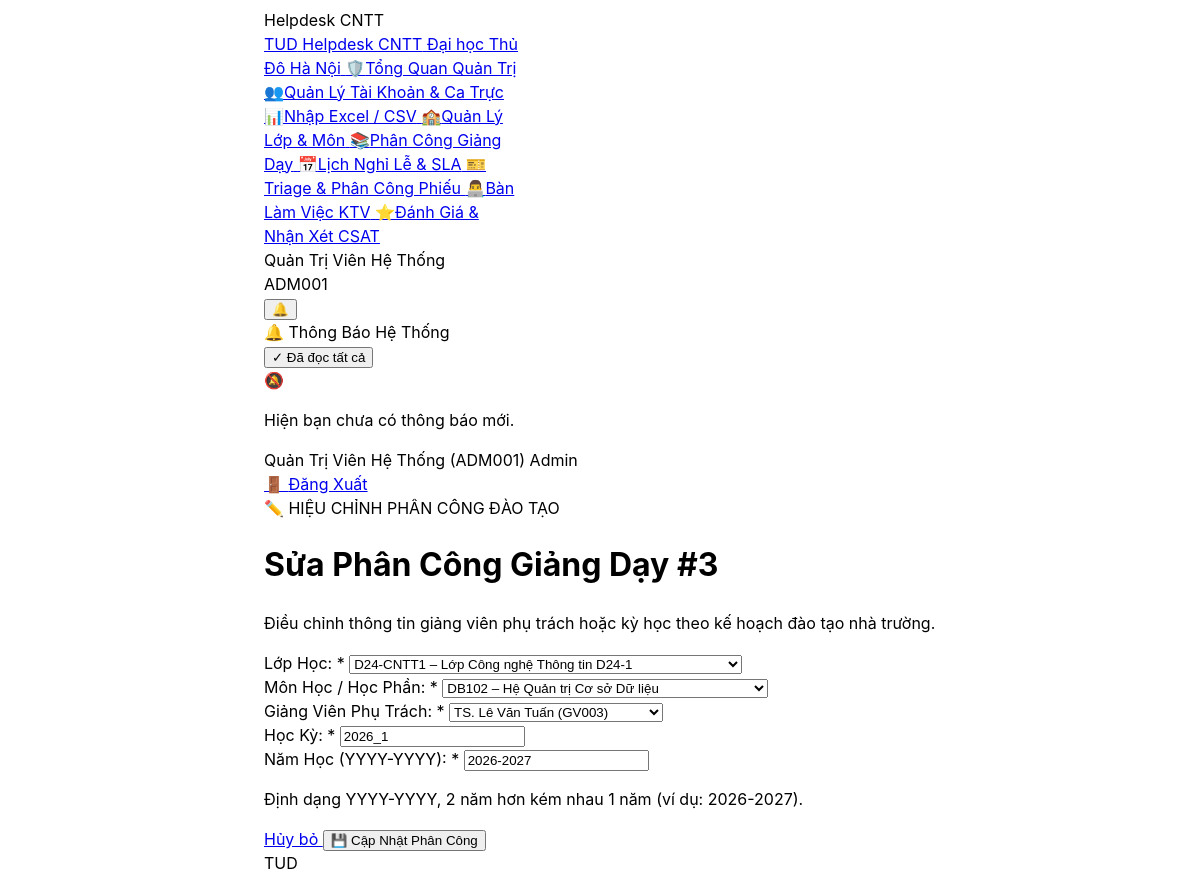
The app's page /assignments/index.php?action=edit&id=3 (signed in, upper part), older data.
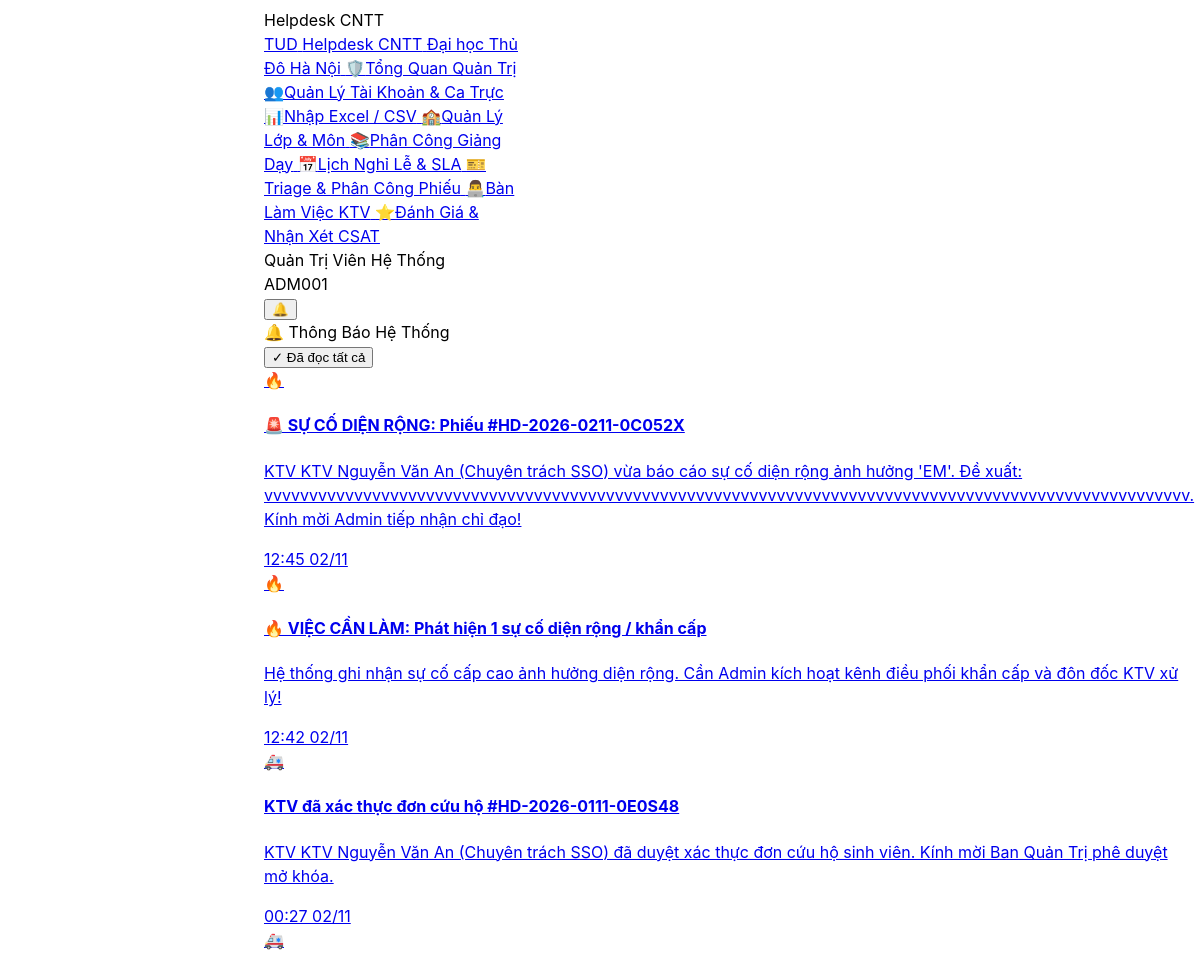
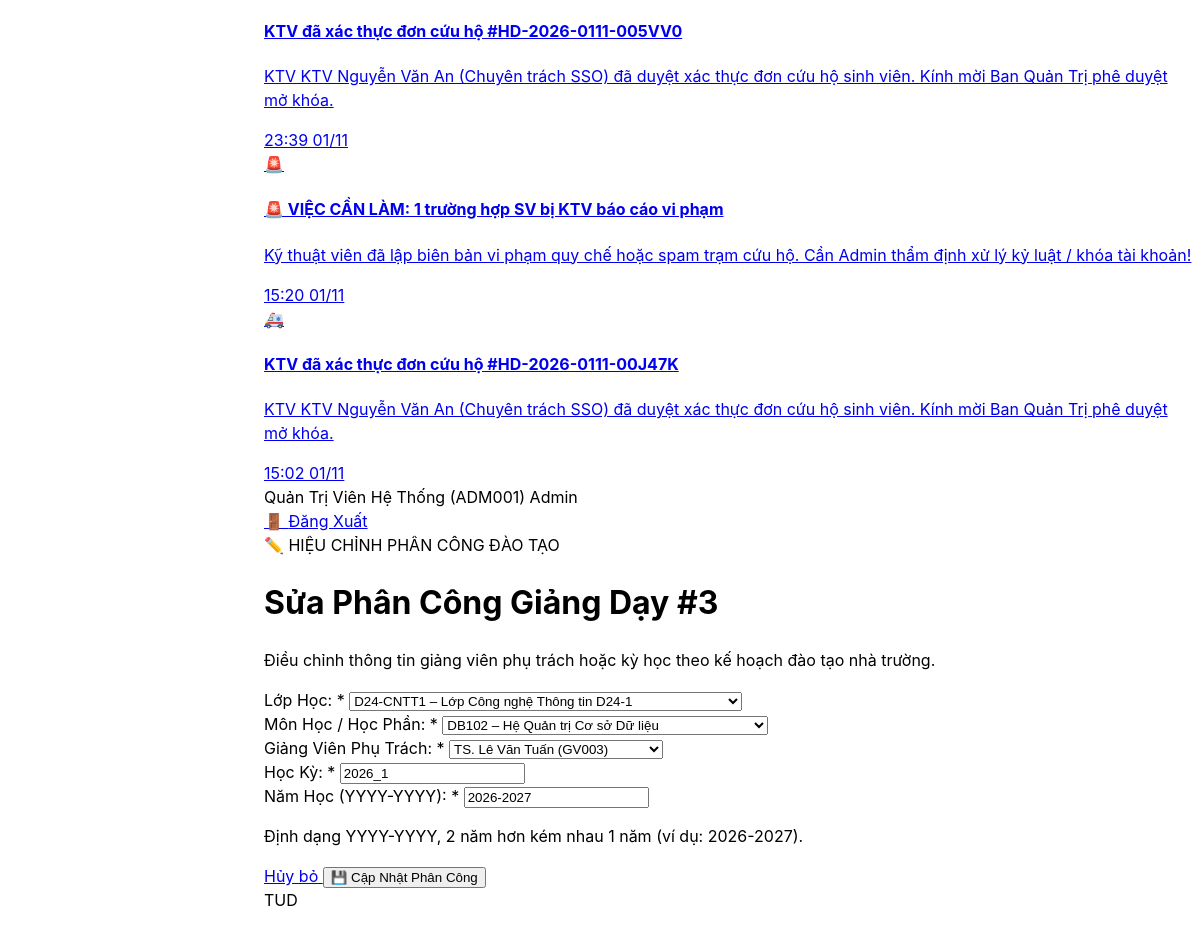
The same page, newer data (2 pictures, top to bottom).
### tables this page shows
CREATE TABLE `notifications` (
  `id` int(10) unsigned NOT NULL AUTO_INCREMENT,
  `user_id` int(10) unsigned NOT NULL,
  `role` varchar(20) NOT NULL DEFAULT 'all',
  `title` varchar(255) NOT NULL,
  `content` text NOT NULL,
  `link` varchar(255) DEFAULT NULL,
  `type` varchar(50) NOT NULL DEFAULT 'system',
  `is_read` tinyint(1) DEFAULT 0,
  `created_at` datetime DEFAULT current_timestamp(),
  `updated_at` datetime DEFAULT current_timestamp() ON UPDATE current_timestamp(),
  PRIMARY KEY (`id`),
  KEY `idx_user_read` (`user_id`,`is_read`),
  CONSTRAINT `fk_notifications_user` FOREIGN KEY (`user_id`) REFERENCES `users` (`id`) ON DELETE CASCADE
);

### app/Controllers/Lecturer/CourseAssignmentController.php (called while the page is built, shortened)
<?php
require_once __DIR__ . '/../../Models/CourseAssignment.php';
class CourseAssignmentController
{
    public function edit(): void {
        $id = (int) ($_GET['id'] ?? 0);
        $assignment = CourseAssignment::findById($id);
        require __DIR__ . '/../../../views/lecturer/assignments/edit.php';
    }
}

### assignments/index.php (called while the page is built, shortened)
<?php
require_once __DIR__ . '/../app/Controllers/Lecturer/CourseAssignmentController.php';
$action = $_GET['action'] ?? 'index';
$controller = new CourseAssignmentController();
match ($action) {
    'create'             => $controller->create(),
    'edit'               => $controller->edit(),
    'delete'             => $controller->delete(),
    'export_csv'         => $controller->exportCsv(),
    'toggle_lock'        => $controller->toggleLock(),
    'manage_catalog'     => $controller->manageCatalog(),
    'add_class'          => $controller->addClass(),
    'add_course'         => $controller->addCourse(),
    'import_classes'     => $controller->importClasses(),
    'import_courses'     => $controller->importCourses(),
    'import_assignments' => $controller->importAssignments(),
    'download_template'  => $controller->downloadTemplate(),
    default              => $controller->index(),
};

### config/database.php (called while the page is built, shortened)
<?php
if (!function_exists('db')) {
    function db(): PDO {
        static $pdo = null;
        if ($pdo !== null) {
            return $pdo;
        }
        if (class_exists('App\Core\Database')) {
            $pdo = \App\Core\Database::getConnection();
            return $pdo;
        }
        $lastEx = null;
        die("<strong>Lỗi kết nối CSDL:</strong> " . htmlspecialchars($lastEx ? $lastEx->getMessage() : 'Không thể kết nối MySQL'));
    }
}
if (!function_exists('get_app_base_url')) {
    function get_app_base_url(): string {
        $docRoot = str_replace('\\', '/', realpath($_SERVER['DOCUMENT_ROOT'] ?? '') ?: ($_SERVER['DOCUMENT_ROOT'] ?? ''));
        $appRoot = str_replace('\\', '/', realpath(__DIR__ . '/..') ?: dirname(__DIR__));
        if ($docRoot && str_starts_with($appRoot, $docRoot)) {
            $rel = substr($appRoot, strlen($docRoot));
            $base = '/' . trim(str_replace('\\', '/', $rel), '/') . '/';
            return str_replace('//', '/', $base);
        }
        return '/';
    }
}
return [
    'driver'    => 'mysql',
    'host'      => '127.0.0.1',
    'port'      => 3306,
    'database'  => 'helpdesk_thudo',
    'username'  => 'root',
    'password'  => '',
    'charset'   => 'utf8mb4',
    'collation' => 'utf8mb4_unicode_ci',
    'options'   => [
        PDO::ATTR_ERRMODE            => PDO::ERRMODE_EXCEPTION,
        PDO::ATTR_DEFAULT_FETCH_MODE => PDO::FETCH_ASSOC,
        PDO::ATTR_EMULATE_PREPARES   => true,
        PDO::MYSQL_ATTR_INIT_COMMAND => "SET NAMES utf8mb4 COLLATE utf8mb4_unicode_ci",
    ],
];

### app/Models/CourseAssignment.php (called while the page is built, shortened)
<?php
require_once __DIR__ . '/../../config/database.php';
class CourseAssignment
{
    public static function findById(int $id): ?array
    {
        $sql = "SELECT ca.*,
                       cl.class_code, cl.name AS class_name,
                       co.course_code, co.name AS course_name,
                       u.name AS lecturer_name, u.email AS lecturer_email
                FROM course_assignments ca
                JOIN classes cl ON ca.class_id = cl.id
                JOIN courses co ON ca.course_id = co.id
                JOIN users u ON ca.lecturer_id = u.id
                WHERE ca.id = :id
                LIMIT 1";
        $stmt = db()->prepare($sql);
        $stmt->execute(['id' => $id]);
        $row = $stmt->fetch();
        return $row ?: null;
    }
}

### app/Services/NotificationService.php (called while the page is built, shortened)
<?php
require_once __DIR__ . '/../../config/database.php';
class NotificationService
{
    public static function getAll(int $userId, int $limit = 20): array
    {
        try {
            $stmt = db()->prepare("
                SELECT * FROM notifications
                WHERE user_id = :user_id
                ORDER BY is_read ASC, created_at DESC
                LIMIT :limit
            ");
            $stmt->bindValue(':user_id', $userId, PDO::PARAM_INT);
            $stmt->bindValue(':limit', $limit, PDO::PARAM_INT);
            $stmt->execute();
            return $stmt->fetchAll(PDO::FETCH_ASSOC);
        } catch (Throwable $e) {
            return [];
        }
    }
}

### views/lecturer/assignments/edit.php (the view, shortened to what the changed rows need)
<?php
$pageTitle = 'Sửa Phân Công Giảng Dạy';
require_once __DIR__ . '/../../../config/database.php';
?>
<!DOCTYPE html>
<html lang="vi">
<head>
    <script src="https://www.gstatic.com/antigravity/web/dev/tailwindcss.min.js"></script>
</head>
<body class="bg-slate-50 text-slate-800 font-sans antialiased min-h-screen flex flex-col justify-between">
<?php require_once __DIR__ . '/../../../includes/navbar.php'; ?>
<main class="flex-1 max-w-3xl mx-auto w-full px-4 sm:px-6 lg:px-8 py-8">
    <div class="bg-white border border-slate-200 rounded-3xl p-6 sm:p-8 shadow-sm space-y-6">
        <div class="border-b border-slate-100 pb-4">
            <h1 class="text-2xl font-black text-slate-900 mt-1">
                <?= htmlspecialchars($pageTitle) ?> #<?= (int)$assignment['id'] ?>
            </h1>
        </div>
    </div>
</main>
</body>
</html>

### includes/navbar.php (shortened to what the changed rows need)
<?php
require_once __DIR__ . '/../config/database.php';
require_once __DIR__ . '/../app/Services/NotificationService.php';
$currentUser = $_SESSION['user'] ?? null;
$navRecentNotifs     = [];
if (!empty($currentUser['id'])) {
    try {
        $navRecentNotifs     = NotificationService::getAll((int)$currentUser['id'], 6);
    } catch (\Throwable $e) {
        $navUnreadNotifCount = 0;
        $navRecentNotifs     = [];
    }
}
$appBase = get_app_base_url();
$currentUser = $_SESSION['user'] ?? null;
$isLoggedIn  = !empty($currentUser);
?>
<script src="https://www.gstatic.com/antigravity/web/dev/tailwindcss.min.js"></script>
<header class="bg-slate-900 border-b border-slate-800 text-slate-100 sticky top-0 z-[70] shadow-md relative">
    <div class="max-w-7xl mx-auto px-4 sm:px-6 lg:px-8">
        <div class="flex items-center justify-between min-h-14">
            <div class="flex items-center gap-2 shrink-0">
                <?php if ($isLoggedIn): ?>
                    <div class="relative" id="nav_notification_dropdown_wrapper">
                        <div id="nav_notification_dropdown" class="hidden absolute right-0 mt-2 w-80 sm:w-96 bg-white text-slate-800 rounded-2xl shadow-2xl border border-slate-200 z-[999] overflow-hidden">
                            <div id="nav_notifs_list_container" class="max-h-80 overflow-y-auto divide-y divide-slate-100 text-xs">
                                <?php if (empty($navRecentNotifs)): ?>
                                    <div class="p-6 text-center text-slate-400">
                                        <span class="text-2xl block mb-1">🔕</span>
                                        <p class="font-medium">Hiện bạn chưa có thông báo mới.</p>
                                    </div>
                                <?php else: ?>
                                    <?php foreach ($navRecentNotifs as $notif): ?>
                                        <?php
                                        $typeIcons = [
                                            'ticket_reply'      => '💬',
                                            'new_assignment'    => '📝',
                                            'class_assigned'    => '🏫',
                                            'ticket_assigned'   => '🎫',
                                            'deadline_extended' => '⏳',
                                            'guest_rescue'      => '🚑',
                                            'major_incident'    => '🔥',
                                            'violation_report'  => '🚨',
                                            'agent_overflow'    => '⚠️',
                                            'system'            => '🔔',
                                        ];
                                        $nIcon = $typeIcons[$notif['type']] ?? '🔔';
                                        $nUnread = ((int)$notif['is_read'] === 0);
                                        $nLink = !empty($notif['link']) ? $appBase . ltrim($notif['link'], '/') : '#';
                                        ?>
                                        <a href="<?php echo htmlspecialchars($nLink); ?>"
                                           onclick="markNotificationRead(<?php echo (int)$notif['id']; ?>)"
                                           class="p-3 flex items-start gap-3 hover:bg-indigo-50/50 transition block <?php echo $nUnread ? 'bg-sky-50/60' : 'bg-white'; ?>">
                                            <span class="text-lg shrink-0 mt-0.5"><?php echo $nIcon; ?></span>
                                            <div class="flex-1 min-w-0">
                                                <div class="flex items-center justify-between gap-1 mb-0.5">
                                                    <h4 class="font-bold text-slate-900 truncate text-[11.5px] <?php echo $nUnread ? 'text-indigo-950 font-black' : ''; ?>">
                                                        <?php echo htmlspecialchars($notif['title']); ?>
                                                    </h4>
                                                </div>
                                                <p class="text-[11px] text-slate-600 line-clamp-2 leading-relaxed">
                                                    <?php echo htmlspecialchars($notif['content']); ?>
                                                </p>
                                                <span class="text-[10px] text-slate-400 font-mono mt-1 block">
                                                    <?php echo date('H:i d/m', strtotime($notif['created_at'])); ?>
                                                </span>
                                            </div>
                                        </a>
                                    <?php endforeach; ?>
                                <?php endif; ?>
                            </div>
                        </div>
                    </div>
                <?php else: ?>
                    <a href="<?php echo $appBase; ?>index.php" aria-label="Đăng nhập" class="px-3 sm:px-4 py-1.5 bg-indigo-600 hover:bg-indigo-500 text-white font-bold rounded-xl text-xs transition shadow-sm">
                        🔑 <span class="sr-only sm:not-sr-only">Đăng Nhập</span>
                    </a>
                <?php endif; ?>
            </div>
        </div>
    </div>
</header>

Row changes from the older to the newer data that the page shows:
added notifications: type "🔥", title "🚨 SỰ CỐ DIỆN RỘNG: Phiếu #HD-2026-0211-0C052X", content "KTV KTV Nguyễn Văn An (Chuyên trách SSO) vừa báo cáo sự cố diện rộng ảnh hưởng 'EM'. Đề xuất: vvvvvvvvvvvvvvvvvvvvvvvvvvvvvvvvvvvvvvvvvvvvvvvvvvvvvvvvvvvvvvvvvvvvvvvvvvvvvvvvvvvvvvvvvvvvvvvvvvvvvvv. Kính mời Admin tiếp nhận chỉ đạo!", created_at "12:45 02/11"
added notifications: type "🔥", title "🔥 VIỆC CẦN LÀM: Phát hiện 1 sự cố diện rộng / khẩn cấp", content "Hệ thống ghi nhận sự cố cấp cao ảnh hưởng diện rộng. Cần Admin kích hoạt kênh điều phối khẩn cấp và đôn đốc KTV xử lý!", created_at "12:42 02/11"
added notifications: type "🚑", title "KTV đã xác thực đơn cứu hộ #HD-2026-0111-0E0S48", content "KTV KTV Nguyễn Văn An (Chuyên trách SSO) đã duyệt xác thực đơn cứu hộ sinh viên. Kính mời Ban Quản Trị phê duyệt mở khóa.", created_at "00:27 02/11"
added notifications: type "🚑", title "KTV đã xác thực đơn cứu hộ #HD-2026-0111-005VV0", content "KTV KTV Nguyễn Văn An (Chuyên trách SSO) đã duyệt xác thực đơn cứu hộ sinh viên. Kính mời Ban Quản Trị phê duyệt mở khóa.", created_at "23:39 01/11"
added notifications: type "🚨", title "🚨 VIỆC CẦN LÀM: 1 trường hợp SV bị KTV báo cáo vi phạm", content "Kỹ thuật viên đã lập biên bản vi phạm quy chế hoặc spam trạm cứu hộ. Cần Admin thẩm định xử lý kỷ luật / khóa tài khoản!", created_at "15:20 01/11"
added notifications: type "🚑", title "KTV đã xác thực đơn cứu hộ #HD-2026-0111-00J47K", content "KTV KTV Nguyễn Văn An (Chuyên trách SSO) đã duyệt xác thực đơn cứu hộ sinh viên. Kính mời Ban Quản Trị phê duyệt mở khóa.", created_at "15:02 01/11"
Text that changed along with them:
text no longer shown: "🔕 Hiện bạn chưa có thông báo mới."
